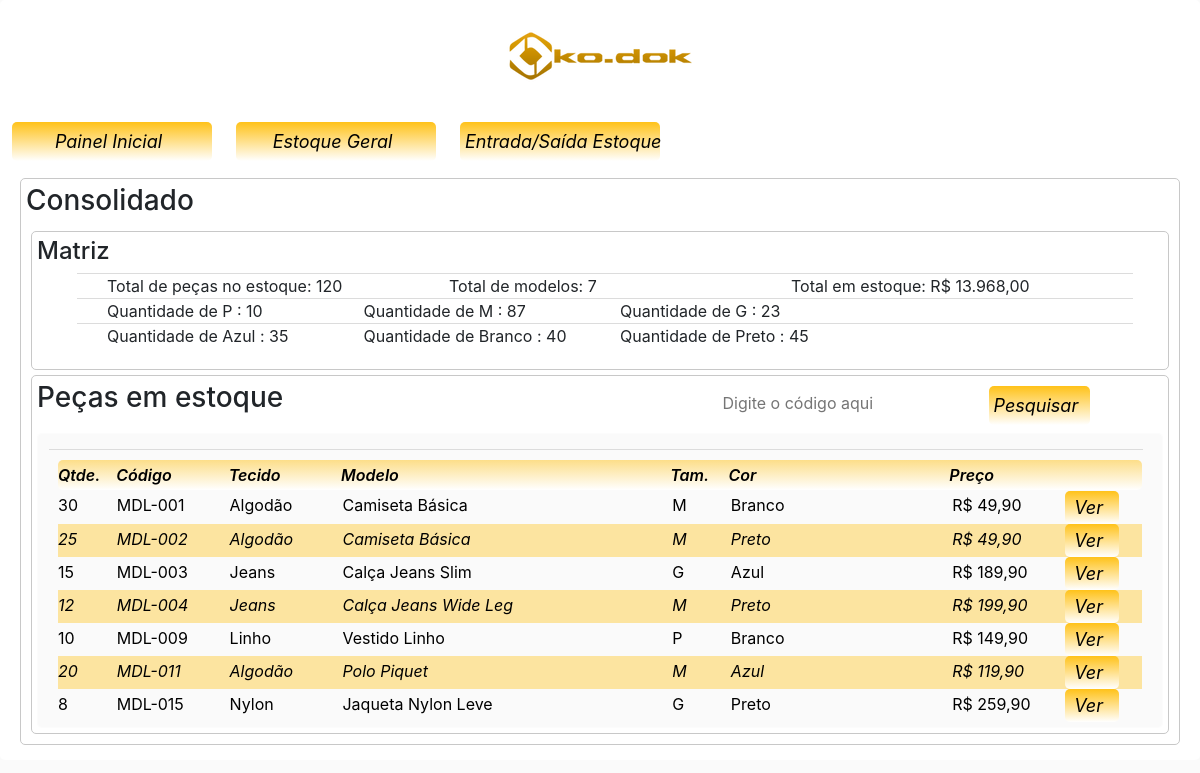
Screenshot of /_vw/estoque-local.php?local=1 with the database file from the repository.
### tables this page shows
CREATE TABLE IF NOT EXISTS locais (
    local_id    INT AUTO_INCREMENT PRIMARY KEY,
    nome        VARCHAR(100) NOT NULL,
    endereco    VARCHAR(255),
    estado_id   INT,
    numero      VARCHAR(10),
    complemento VARCHAR(255),
    telefone    VARCHAR(20),
    cidade      VARCHAR(100),
    FOREIGN KEY (estado_id) REFERENCES estados(estado_id)
);

CREATE TABLE IF NOT EXISTS tamanhos (
    tamanho_id INT AUTO_INCREMENT PRIMARY KEY,
    tamanho    VARCHAR(50) NOT NULL
);

CREATE TABLE IF NOT EXISTS cores (
    cor_id INT AUTO_INCREMENT PRIMARY KEY,
    cor    VARCHAR(50) NOT NULL
);

CREATE TABLE IF NOT EXISTS estoque (
    estoque_id INT AUTO_INCREMENT PRIMARY KEY,
    codigo     VARCHAR(50)   NOT NULL,
    nome       VARCHAR(100)  NOT NULL,
    quantidade INT           DEFAULT 0,
    preco      DECIMAL(10,2) NOT NULL,
    total      DECIMAL(10,2) DEFAULT 0,
    local_id   INT,
    cor_id     INT,
    tamanho_id INT,
    tecido_id  INT,
    FOREIGN KEY (local_id)   REFERENCES locais(local_id),
    FOREIGN KEY (cor_id)     REFERENCES cores(cor_id),
    FOREIGN KEY (tamanho_id) REFERENCES tamanhos(tamanho_id),
    FOREIGN KEY (tecido_id)  REFERENCES tecidos(tecido_id)
);

CREATE TABLE IF NOT EXISTS tecidos (
    tecido_id INT AUTO_INCREMENT PRIMARY KEY,
    tecido    VARCHAR(100) NOT NULL
);

### _vw/estoque-local.php (the view, shortened to what this page needs)
<?php
    $estoque_local = $_GET['local'];
    include('../_ctrl/estoque-local.php');
    include('../_mdl/transformando.php');
?>
<!DOCTYPE html>
<html>
    <head>
        <link rel="stylesheet" href="https://stackpath.bootstrapcdn.com/bootstrap/4.1.3/css/bootstrap.min.css">
        <link href="../_css/estilo.css" rel="stylesheet">
    </head>
    <body>
        <div class="container-fluid login">
            <div class="row">
                <div id="img">
                    <img src="../_img/logo.png">
                </div>
            </div>
        </div>
        <div class="container-fluid">
            <div class="row">
                <div class="btn col-12 col-md-3 col-md-3 col-lg-2">
                    <a href="home.php">
                        <p>Painel Inicial</p>
                    </a>
                </div>
                <div class="btn col-12 col-md-3 col-md-3 col-lg-2">
                    <a href="estoque.php">
                        <p>Estoque Geral</p>
                    </a>
                </div>
                <div class="btn col-12 col-md-4 col-md-3 col-lg-2">
                    <a href="transporte.php">
                        <p>Entrada/Saída Estoque</p>
                    </a>
                </div>
                <div class="col-12 col-md-2 col-md-3 col-lg-1">
                </div>
                <div class="col-12 col-md-1 col-md-3 col-lg-1">
                </div>
                <div class="nome col-12 col-md-8 col-md-3 col-lg-3">
                </div>
            </div>
            <div class="box">
                <div class="row col-12">
                    <h3>Consolidado</h3>
                </div>
                <div class="row box">
                    <div class="row col-12">
                        <h4>
                            <?php
                                $local_estoque = "SELECT * ";
                                $local_estoque .= "FROM locais ";
                                $local_estoque .= "WHERE local_id = {$estoque_local} ";
                                $lista_estoque_local = mysqli_query($conecta, $local_estoque);
                                $list_estoque_local = mysqli_fetch_assoc($lista_estoque_local);
                                if($local_estoque_id = $list_local['local_id']){
                                    $local_estoque_nome = utf8_encode($list_estoque_local['nome']);
                                }
                                echo $local_estoque_nome
                            ?>
                        </h4>
                    </div>
                    <div class="col-12">
                        <ul>
                            <div class="row col-12 line"></div>
                            <div class="row col-12">
                                <?php
                                    $soma_quantidade = "SELECT sum(quantidade) ";
                                    $soma_quantidade .= "FROM estoque ";
                                    $soma_quantidade .= "WHERE local_id = {$estoque_local} ";
                                    $somando_quantidade = mysqli_query($conecta,$soma_quantidade);
                                    $resultado_quantidade = mysqli_num_rows($somando_quantidade);
                                    if($resultado_quantidade = mysqli_fetch_array($somando_quantidade)){
                                        $total_pecas_estoque = $resultado_quantidade['sum(quantidade)'];
                                    }
                                    $info_estoque = "SELECT * ";
                                    $info_estoque .= "FROM estoque ";
                                    $info_estoque .= "WHERE local_id = {$estoque_local} ";
                                    $buscando_info_estoque = mysqli_query($conecta,$info_estoque);
                                    $quantidade_modelos_estoque = mysqli_num_rows($buscando_info_estoque);
                                ?>
                                <li class="col-12 col-md-4 col-lg-4">Total de peças no estoque: <?php echo $resultado_quantidade['sum(quantidade)']; ?></li>
                                <li class="col-12 col-md-4 col-lg-4">Total de modelos: <?php echo $quantidade_modelos_estoque ?></li>
                                <?php
                                    $valor_total_local = "SELECT sum(total) ";
                                    $valor_total_local .= "FROM estoque ";
                                    $valor_total_local .= "WHERE local_id = {$estoque_local} ";
                                    $query_valores = mysqli_query($conecta,$valor_total_local);
                                        while($info_query = mysqli_fetch_assoc($query_valores)){
                                            $valor_total = $info_query['sum(total)'];
                                        }
                                ?>
                                <li class="float-right col-12 col-md-4 col-lg-4">Total em estoque: <?php echo 'R$ ' . number_format($valor_total, 2, ',', '.'); ?></li>
                            </div>
                            <div class="row col-12 line"></div>
                            <div class="row col-12">
                                <?php
                                    $buscando_estoque_tamanho = "SELECT * ";
                                    $buscando_estoque_tamanho .= "FROM tamanhos ";
                                    $buscando_estoque_tamanho .= "ORDER BY tamanho_id ASC ";
                                    $encontrando_estoque_tamanho = mysqli_query($conecta,$buscando_estoque_tamanho);
                                    while($row_tamanho = mysqli_fetch_assoc($encontrando_estoque_tamanho)){
                                        $soma_quantidade = "SELECT sum(quantidade) ";
                                        $soma_quantidade .= "FROM estoque ";
                                        $soma_quantidade .= "WHERE local_id = {$estoque_local} AND tamanho_id = {$row_tamanho['tamanho_id']} ";
                                        $somando_quantidade = mysqli_query($conecta,$soma_quantidade);
                                        if($resultado_quantidade = mysqli_fetch_array($somando_quantidade)){
                                            $total_tam = $resultado_quantidade['sum(quantidade)'];
                                        }
                                        if($total_tam == 0){} else {
                                ?>
                                <li class="col-12 col-md-6 col-lg-3">Quantidade de <?php echo $row_tamanho['tamanho'] ?> : <?php echo $total_tam ?></li>
                                <?php
                                        }
                                    }
                                ?>
                            </div>
                            <div class="row col-12 line"></div>
                            <div class="row col-12">
                                <?php
                                    $buscando_estoque_cores = "SELECT * ";
                                    $buscando_estoque_cores .= "FROM cores ";
                                    $buscando_estoque_cores .= "ORDER BY cor ASC ";
                                    $encontrando_estoque_cores = mysqli_query($conecta,$buscando_estoque_cores);
                                    while($row_cores = mysqli_fetch_assoc($encontrando_estoque_cores)){
                                        $soma_quantidad = "SELECT sum(quantidade) ";
                                        $soma_quantidad .= "FROM estoque ";
                                        $soma_quantidad .= "WHERE local_id = {$estoque_local} AND cor_id = {$row_cores['cor_id']} ";
                                        $somando_quantidad = mysqli_query($conecta,$soma_quantidad);
                                        if($resultado_quantidad = mysqli_fetch_array($somando_quantidad)){
                                            $total_cores = $resultado_quantidad['sum(quantidade)'];
                                        }
                                        if($total_cores == 0){} else {
                                ?>
                                <li class="col-12 col-md-4 col-lg-3">Quantidade de <?php echo $row_cores['cor'] ?> : <?php echo $total_cores ?></li>
                                <?php
                                        }
                                    }
                                ?>
                            </div>
                        </ul>
                    </div>
                </div>
                <div class="box">
                    <div class="row col-12">
                        <h3>Peças em estoque</h3>
                     <div class="col-12 col-lg-3"></div>
                        <div class="col-12 col-lg-6">
                            <form style="float: right" class="form-inline" method="GET" id="form-pesquisa" action="estoque-local.php?local=<?php echo $estoque_local ?>">
                                <div class="form-group mx-sm-3 mb-2">
                                <input class="form-control-plaintext" type="text" name="pesquisa" id="pesquisa" placeholder="Digite o código aqui">
                                </div>
                                <div class="form-group">
                                <input class="btn btn-block mb-2" type="submit" name="buscar" value="Pesquisar">
                                </div>
                            </form>
                        </div>
                    </div>
                    <div class="row box col-12 estoque">
                        <div class="row col-12" style="padding: 10px ">
                            <div class="row col-12 line" style="margin: 0 1%"></div>
                        </div>
                        <div class=" col-12">
                            <ul class="list-title">
                                <li>Qtde.</li>
                                <li>Código</li>
                                <li>Tecido</li>
                                <li>Modelo</li>
                                <li>Tam.</li>
                                <li>Cor</li>
                                <li>Preço</li>
                                <li></li>
                            </ul>
                            <?php
                                if(isset($_GET['pesquisa'])){
                                    $est_local = $_GET['local'];
                                    $pesquisa = $_GET['pesquisa'];
                                    $buscando_estoque_local = "SELECT * ";
                                    $buscando_estoque_local .= "FROM estoque ";
                                    $buscando_estoque_local .=  "WHERE local_id = {$est_local} ";
                                    $buscando_estoque_local .= "AND codigo LIKE '%{$pesquisa}%' ";
                                    $buscando_estoque_local .= "ORDER BY codigo ASC ";
                                } else {
                                    $buscando_estoque_local = "SELECT * ";
                                    $buscando_estoque_local .= "FROM estoque ";
                                    $buscando_estoque_local .= "WHERE local_id = {$estoque_local} ";
                                    $buscando_estoque_local .= "ORDER BY codigo ASC ";
                                }
                                           $encontrando_estoque_local = mysqli_query($conecta,$buscando_estoque_local);
                                           while($row_estoque = mysqli_fetch_assoc($encontrando_estoque_local)){
                                               $codigo_ref = $row_estoque['codigo'];
                                               $qtde_estoq = $row_estoque['quantidade'];
                                               $valores    = $row_estoque['preco'];
                                               $nome_model = utf8_encode($row_estoque['nome']);
                                               $tec_id     = $row_estoque['tecido_id'];
                                               $tam_id     = $row_estoque['tamanho_id'];
                                               $color_id   = $row_estoque['cor_id'];
                                               $tec_item = "SELECT * ";
                                               $tec_item .= "FROM tecidos ";
                                               $tec_item .= "WHERE tecido_id = '{$tec_id}' ";
                                               $resultado_tec_item = mysqli_query($conecta, $tec_item);
                                               if($resultado_tec_item){
                                                   $result_tec_item = mysqli_fetch_assoc($resultado_tec_item);
                                                   $mostrar_tec_item = utf8_encode($result_tec_item['tecido']);
                                               }
                                               $tam_item = "SELECT * ";
                                               $tam_item .= "FROM tamanhos ";
                                               $tam_item .= "WHERE tamanho_id = '{$tam_id}' ";
                                               $resultado_tam_item = mysqli_query($conecta, $tam_item);
                                               if($resultado_tam_item){
                                                   $result_tam_item = mysqli_fetch_assoc($resultado_tam_item);
                                                   $mostrar_tam_item = utf8_encode($result_tam_item['tamanho']);
                                               }
                                               $cor_item = "SELECT * ";
                                               $cor_item .= "FROM cores ";
                                               $cor_item .= "WHERE cor_id = '{$color_id}' ";
                                               $resultado_cor_item = mysqli_query($conecta, $cor_item);
                                               if($resultado_cor_item){
                                                   $result_cor_item = mysqli_fetch_assoc($resultado_cor_item);
                                                   $mostrar_cor_item = utf8_encode($result_cor_item['cor']);
                                               }
                            ?>
                            <ul>
                                <li><?php echo $qtde_estoq ?></li>
                                <li><?php echo $codigo_ref ?></li>
                                <li><?php echo $mostrar_tec_item ?></li>
                                <li><?php echo $nome_model ?></li>
                                <li><?php echo $mostrar_tam_item ?></li>
                                <li><?php echo $mostrar_cor_item ?></li>
                                <li><?php echo 'R$ ' . number_format($valores, 2, ',', '.'); ?></li>
                                <a href='modelo.php?codigo=<?php echo $codigo_ref ?>'><li class='btn'>Ver</li></a>
                            </ul>
                            <?php
                                           }
                            ?>
                        </div>
                    </div>
                </div>
            </div>
        </div>
    </body>
</html>

### rows the page displays
locais: nome "Matriz"
tamanhos: tamanho "P", total_tam "10"
tamanhos: tamanho "M", total_tam "87"
tamanhos: tamanho "G", total_tam "23"
cores: cor "Azul", total_cores "35"
cores: cor "Branco", total_cores "40"
cores: cor "Preto", total_cores "45"
estoque: quantidade "30", codigo "MDL-001", tecido.tecido "Algodão", nome "Camiseta Básica", tamanho.tamanho "M", cor.cor "Branco", preco "49,90"
estoque: quantidade "25", codigo "MDL-002", tecido.tecido "Algodão", nome "Camiseta Básica", tamanho.tamanho "M", cor.cor "Preto", preco "49,90"
estoque: quantidade "15", codigo "MDL-003", tecido.tecido "Jeans", nome "Calça Jeans Slim", tamanho.tamanho "G", cor.cor "Azul", preco "189,90"
estoque: quantidade "12", codigo "MDL-004", tecido.tecido "Jeans", nome "Calça Jeans Wide Leg", tamanho.tamanho "M", cor.cor "Preto", preco "199,90"
estoque: quantidade "10", codigo "MDL-009", tecido.tecido "Linho", nome "Vestido Linho", tamanho.tamanho "P", cor.cor "Branco", preco "149,90"
estoque: quantidade "20", codigo "MDL-011", tecido.tecido "Algodão", nome "Polo Piquet", tamanho.tamanho "M", cor.cor "Azul", preco "119,90"
estoque: quantidade "8", codigo "MDL-015", tecido.tecido "Nylon", nome "Jaqueta Nylon Leve", tamanho.tamanho "G", cor.cor "Preto", preco "259,90"

### other values shown
$resultado_quantidade['sum(quantidade)'] "120"
$quantidade_modelos_estoque "7"
$valor_total "13.968,00"
